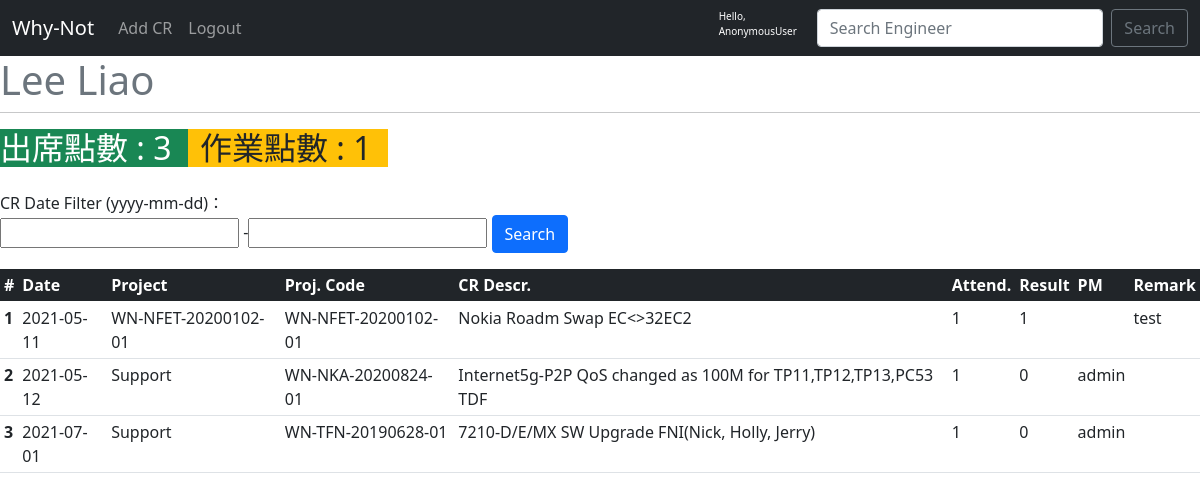
Before: /5/ with the older database file.
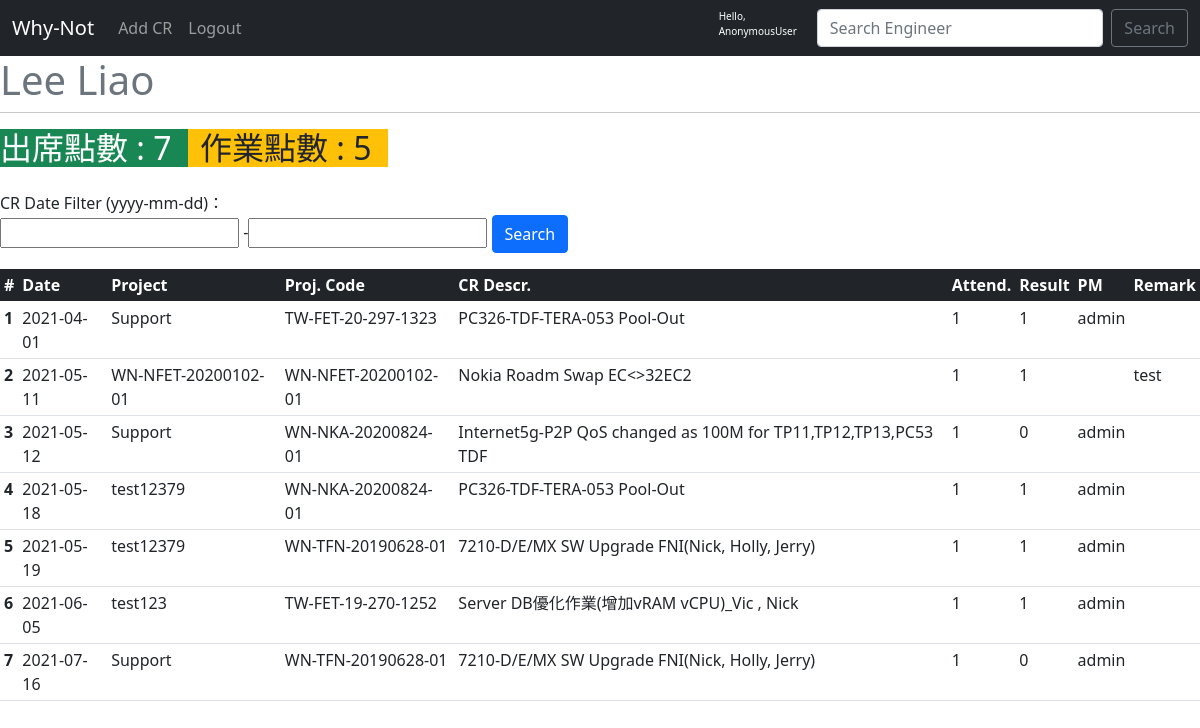
After: the same page with the newer database file.
### cr/models.py (models this page shows, shortened)
class Engineer(models.Model):
    name = models.CharField(max_length=20)
    eng_id = models.CharField(max_length=50)
    created_date = models.DateField(default=datetime.now)

class Task(models.Model):
    class Meta:
        ordering = ['cr_date']
    user = models.ForeignKey(Engineer, on_delete=models.CASCADE)
    pm = models.ForeignKey(st.AUTH_USER_MODEL, null=True, on_delete=models.SET_NULL)
    cr_date = models.DateField()
    project_name = models.CharField(max_length=200, blank=True)
    cr_description = models.CharField(max_length=100)
    cr_project_code = models.CharField(max_length=100)
    attendance_point = models.SmallIntegerField(
        choices=(
        (0, "Failed"),
        (1, "Okay"),
    )
    )
    result_point = models.SmallIntegerField(
        choices=(
        (0, "Failed"),
        (1, "Okay"),
    )
    )
    remark = models.CharField(max_length=100, blank=True)

### cr/views.py (the view)
# urls.py: path('<int:user_id>/', views.detail, name='detail'),
def detail(request, user_id):
    user = get_object_or_404(Engineer, pk=user_id)
    current_user = request.user.username
    eng = Engineer.objects.get(pk=user_id)
    task_date = user.task_set.all()
    myFilter = TaskFilter(request.GET, queryset=task_date)
    task_date = myFilter.qs
    attendance_p = task_date.aggregate(Sum('attendance_point'))
    result_p = task_date.aggregate(Sum('result_point'))
    context = {
        'current_user': current_user,
        'user': user,
        'att_p': attendance_p,
        'result_p': result_p,
        'myFilter': myFilter,
        'task_date': task_date,
    }
    return render(request, 'detail.html', context)

### cr/templates/detail.html (shortened to what this page needs)
{% extends 'base.html' %}
{% load crispy_forms_tags %}
{% block content %}
<div class="col">
  <div class="row">
    <small class="text-muted center h1">{{ user.name }}</small><hr/>
    <dl class="row">
      {% for key, value in att_p.items %}
      <dt class="col-sm-2 bg-success text-white h2">出席點數 : {{ value }}</dt>
      {% endfor %}
      {% for key, value in result_p.items %}
      <dt class="col-sm-2 bg-warning text-dark h2">作業點數 : {{ value }}</dt>
      {% endfor %}
    </dl>
    <form method="GET">
      CR Date Filter (yyyy-mm-dd)：
      <div class="row">
        <div class="col pb-3">
          {{ myFilter.form}}
          <button class="btn btn-primary" type="submit">Search</button>
        </div>
        <div class="col">
        </div>
      </div>
    </form>
  </div>
</div>
<table class="table table-sm table-hover">
    <thead class="table-dark">
      <tr>
        <th scope="col">#</th>
        <th scope="col">Date</th>
        <th scope="col">Project</th>
        <th scope="col">Proj. Code</th>
        <th scope="col">CR Descr.</th>
        <th scope="col">Attend.</th>
        <th scope="col">Result</th>
        <th scope="col">PM</th>
        <th scope="col">Remark</th>
      </tr>
    </thead>
    <tbody>
        {% for project in task_date %}
      <tr>
        <th scope="row">{{ forloop.counter }}</th>
            <td>{{ project.cr_date|date:"Y-m-d" }}</td>
            <td>{{ project.project_name }}</td>
            <td>{{ project.cr_project_code }}</td>
            <td>{{ project.cr_description }}</td>
            <td>{{ project.attendance_point }}</td>
            <td>{{ project.result_point }}</td>
            <td>{{ project.pm.username }}</td>
            <td>{{ project.remark }}</td>
        {% endfor %}
      </tr>
    </tbody>
  </table>
{% endblock content %}

### cr/templates/base.html (shortened to what this page needs)
<!doctype html>
<html lang="en">
  <head>
    <link href="https://cdn.jsdelivr.net/npm/bootstrap@5.0.0-beta3/dist/css/bootstrap.min.css" rel="stylesheet">
  </head>
  <nav class="navbar navbar-expand-lg navbar-dark bg-dark">
    <div class="container-fluid">
      <a class="navbar-brand" href="{% url 'home' %}">Why-Not</a>
      <div class="collapse navbar-collapse" id="navbarSupportedContent">
        <ul class="navbar-nav me-auto mb-2 mb-lg-0">
          <li class="nav-item">
            <a class="nav-link" href="{% url 'add-cr' %}">Add CR</a>
          </li>
          <li class="nav-item">
            <a class="nav-link" href="{% url 'logout' %}">Logout</a>
          </li>
        </ul>
        <form class="d-flex" method="POST" action="{% url 'search' %}">
          <span class="hello-msg">Hello, {{request.user}}</span>
          <input class="form-control me-2" type="search" placeholder="Search Engineer" aria-label="Search" name="searched">
          <button class="btn btn-outline-secondary" type="submit">Search</button>
        </form>
      </div>
    </div>
  </nav>
  <body>
    {% block content %}
    {% endblock content %}
  </body>
</html>

### cr/templates/base.html (style rules this page uses)
.hello-msg { font-size: 10px; color: #fff; margin-right: 20px; }

Changed rows visible on the page:
added Task: cr_date "2021-04-01", project_name "Support", cr_project_code "TW-FET-20-297-1323", cr_description "PC326-TDF-TERA-053 Pool-Out", attendance_point "1", result_point "1", pm.username "admin"
added Task: cr_date "2021-05-18", project_name "test12379", cr_project_code "WN-NKA-20200824-01", cr_description "PC326-TDF-TERA-053 Pool-Out", attendance_point "1", result_point "1", pm.username "admin"
added Task: cr_date "2021-05-19", project_name "test12379", cr_project_code "WN-TFN-20190628-01", cr_description "7210-D/E/MX SW Upgrade FNI(Nick, Holly, Jerry)", attendance_point "1", result_point "1", pm.username "admin"
added Task: cr_date "2021-06-05", project_name "test123", cr_project_code "TW-FET-19-270-1252", cr_description "Server DB優化作業(增加vRAM vCPU)_Vic , Nick", attendance_point "1", result_point "1", pm.username "admin"
changed Task (number 7 of 7 on the later page): cr_date "2021-07-01" → "2021-07-16"
Other visible differences:
new list line: "出席點數 : 7"
new list line: "作業點數 : 5"
list line gone: "出席點數 : 3"
list line gone: "作業點數 : 1"
